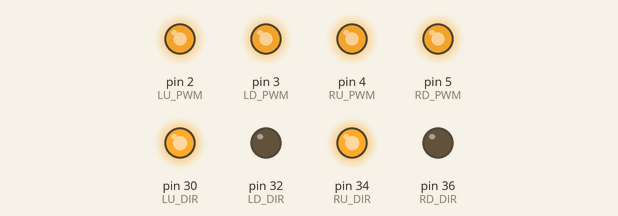
Recording of a sketch running on a simulated Arduino Mega 2560, built with avr-gcc and run on an emulated ATmega2560. On the bench: output pins drawn as LEDs (lit = HIGH).

Above: at 0.05 s.
At 3.0 s:
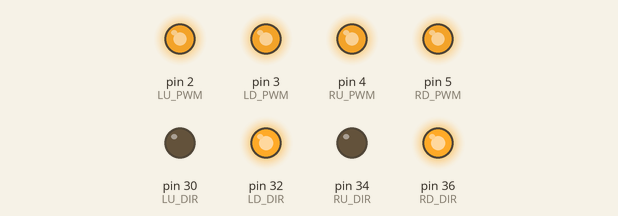
At 5.95 s:
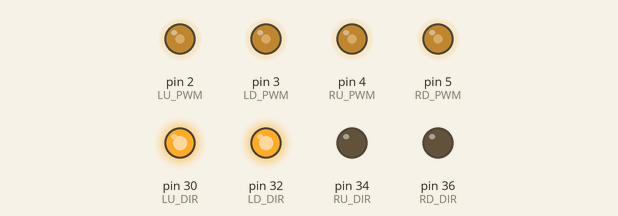
At 7.45 s:
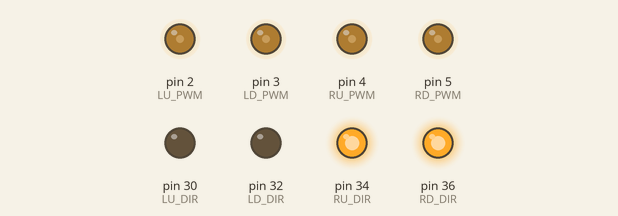
At 8.95 s:
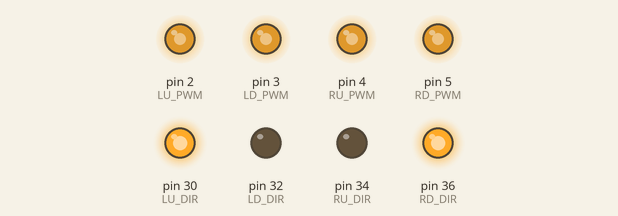
At 11.95 s:
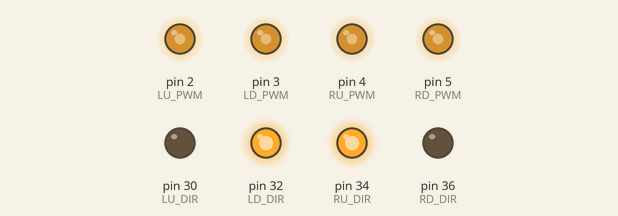
Timing chart, 0 to 15.6 s (numbered marks = the images above):
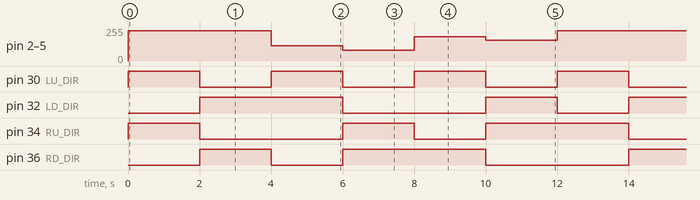

Measured:
- by itself, pin 30 (LU_DIR): alternates HIGH for 2.0 s and LOW for 2.0 s
- by itself, pin 32 (LD_DIR), pin 34 (RU_DIR): repeats every 12.0 s: LOW 4.0 s, HIGH 2.0 s, LOW 2.0 s, HIGH 4.0 s
- by itself, pin 36 (RD_DIR): repeats every 12.0 s: LOW 2.0 s, HIGH 4.0 s, LOW 4.0 s, HIGH 2.0 s
- by itself, pin 2 (LU_PWM), pin 3 (LD_PWM), pin 4 (RU_PWM), pin 5 (RD_PWM): repeats every 12.0 s: 114/255 2.0 s, 79/255 2.0 s, 182/255 2.0 s, 157/255 2.0 s, 228/255 4.0 s

The sketch:

cytron_code.ino
```cpp
#define MAX_SPEED 228

 #define LU_PWM 2
 #define LU_DIR 30
 #define LD_PWM 3
 #define LD_DIR 32

#define RU_PWM 4
#define RU_DIR 34
#define RD_PWM 5
#define RD_DIR 36

void setup() {

  pinMode(LU_PWM, OUTPUT);
  pinMode(LU_DIR, OUTPUT);
  pinMode(RU_PWM, OUTPUT);
  pinMode(RU_DIR, OUTPUT);
  pinMode(LD_PWM, OUTPUT);
  pinMode(LD_DIR, OUTPUT);
  pinMode(RD_PWM, OUTPUT);
  pinMode(RD_DIR, OUTPUT);
}

int calculateSpeed(int percentage) {
  int result=0;
  if(percentage >= 100){
   result =  MAX_SPEED;}
   else{
  result = (percentage * MAX_SPEED) / 100;}
  return result;
}

void moveForward(int speed) {
  int pwmSpeed = calculateSpeed(speed);
  digitalWrite(LU_DIR, HIGH);
  analogWrite(LU_PWM, pwmSpeed);

  digitalWrite(RU_DIR, HIGH);
  analogWrite(RU_PWM, pwmSpeed);

  digitalWrite(LD_DIR, LOW);
  analogWrite(LD_PWM, pwmSpeed);

  digitalWrite(RD_DIR, LOW);
  analogWrite(RD_PWM, pwmSpeed);
}

void moveBackward(int speed) {
  int pwmSpeed = calculateSpeed(speed);
  digitalWrite(LU_DIR, LOW);
  analogWrite(LU_PWM, pwmSpeed);

  digitalWrite(RU_DIR, LOW);
  analogWrite(RU_PWM, pwmSpeed);

  digitalWrite(LD_DIR, HIGH);
  analogWrite(LD_PWM, pwmSpeed);

  digitalWrite(RD_DIR, HIGH);
  analogWrite(RD_PWM, pwmSpeed);
}

void moveRight(int speed) {
  int pwmSpeed = calculateSpeed(speed);
  digitalWrite(LU_DIR, HIGH);
  analogWrite(LU_PWM, pwmSpeed);

  digitalWrite(RU_DIR, LOW);
  analogWrite(RU_PWM, pwmSpeed);

  digitalWrite(LD_DIR, HIGH);
  analogWrite(LD_PWM, pwmSpeed);

  digitalWrite(RD_DIR, LOW);
  analogWrite(RD_PWM, pwmSpeed);
}

void moveLeft(int speed) {
  int pwmSpeed = calculateSpeed(speed);
  digitalWrite(LU_DIR, LOW);
  analogWrite(LU_PWM, pwmSpeed);

  digitalWrite(RU_DIR, HIGH);
  analogWrite(RU_PWM, pwmSpeed);

  digitalWrite(LD_DIR, LOW);
  analogWrite(LD_PWM, pwmSpeed);

  digitalWrite(RD_DIR, HIGH);
  analogWrite(RD_PWM, pwmSpeed);
}

void moveClock(int speed) {
  int pwmSpeed = calculateSpeed(speed);
  digitalWrite(LU_DIR, HIGH);
  analogWrite(LU_PWM, pwmSpeed);

  digitalWrite(RU_DIR, LOW);
  analogWrite(RU_PWM, pwmSpeed);

  digitalWrite(LD_DIR, LOW);
  analogWrite(LD_PWM, pwmSpeed);

  digitalWrite(RD_DIR, HIGH);
  analogWrite(RD_PWM, pwmSpeed);
}

void moveAnti(int speed) {

  int pwmSpeed = calculateSpeed(speed);

  digitalWrite(LU_DIR, LOW);
  analogWrite(LU_PWM, pwmSpeed);

  digitalWrite(RU_DIR, HIGH);
  analogWrite(RU_PWM, pwmSpeed);

  digitalWrite(LD_DIR, HIGH);
  analogWrite(LD_PWM, pwmSpeed);

  digitalWrite(RD_DIR, LOW);
  analogWrite(RD_PWM, pwmSpeed);
}

void loop() {

  moveForward(100);
  delay(2000);

  moveBackward(150);
  delay(2000);

  moveRight(50);
  delay(2000);

  moveLeft(35);
  delay(2000);

  moveClock(80);
  delay(2000);

  moveAnti(69);
  delay(2000);
}
```
